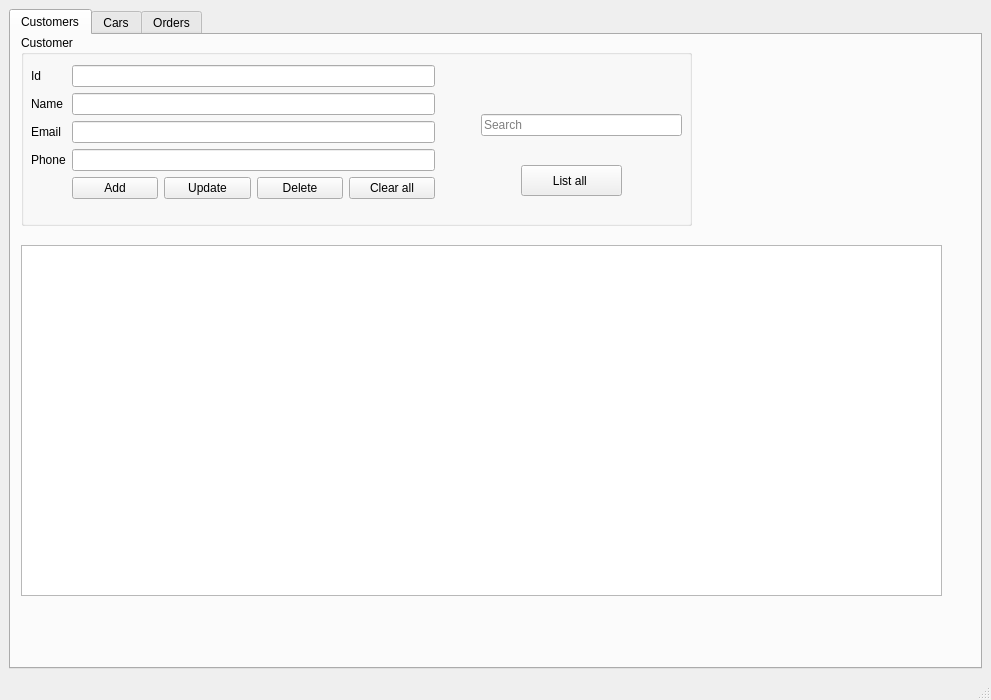
<?xml version="1.0" encoding="UTF-8"?>
<ui version="4.0">
 <class>MainWindow</class>
 <widget class="QMainWindow" name="MainWindow">
  <property name="geometry">
   <rect>
    <x>0</x>
    <y>0</y>
    <width>991</width>
    <height>700</height>
   </rect>
  </property>
  <property name="font">
   <font>
    <family>Arial</family>
   </font>
  </property>
  <property name="windowTitle">
   <string>MainWindow</string>
  </property>
  <widget class="QWidget" name="centralwidget">
   <layout class="QVBoxLayout" name="verticalLayout">
    <item>
     <widget class="QTabWidget" name="tabWidget">
      <property name="currentIndex">
       <number>0</number>
      </property>
      <widget class="QWidget" name="tab_customers">
       <attribute name="title">
        <string>Customers</string>
       </attribute>
       <widget class="QTableView" name="tableView_customer">
        <property name="geometry">
         <rect>
          <x>10</x>
          <y>210</y>
          <width>921</width>
          <height>351</height>
         </rect>
        </property>
        <property name="editTriggers">
         <set>QAbstractItemView::AllEditTriggers</set>
        </property>
        <property name="selectionBehavior">
         <enum>QAbstractItemView::SelectRows</enum>
        </property>
       </widget>
       <widget class="QGroupBox" name="groupBox">
        <property name="geometry">
         <rect>
          <x>10</x>
          <y>0</y>
          <width>671</width>
          <height>191</height>
         </rect>
        </property>
        <property name="title">
         <string>Customer</string>
        </property>
        <widget class="QWidget" name="formLayoutWidget">
         <property name="geometry">
          <rect>
           <x>10</x>
           <y>30</y>
           <width>404</width>
           <height>158</height>
          </rect>
         </property>
         <layout class="QFormLayout" name="formLayout">
          <item row="1" column="0">
           <widget class="QLabel" name="Label_customer_name">
            <property name="text">
             <string>Name</string>
            </property>
           </widget>
          </item>
          <item row="1" column="1">
           <widget class="QLineEdit" name="LineEdit_customer_name"/>
          </item>
          <item row="2" column="0">
           <widget class="QLabel" name="Label_customer_email">
            <property name="text">
             <string>Email</string>
            </property>
           </widget>
          </item>
          <item row="2" column="1">
           <widget class="QLineEdit" name="LineEdit_customer_email"/>
          </item>
          <item row="3" column="0">
           <widget class="QLabel" name="Label_customer_phone">
            <property name="text">
             <string>Phone</string>
            </property>
           </widget>
          </item>
          <item row="3" column="1">
           <widget class="QLineEdit" name="LineEdit_customer_phone"/>
          </item>
          <item row="4" column="1">
           <layout class="QHBoxLayout" name="horizontalLayout_5">
            <item>
             <widget class="QPushButton" name="pushButton_customer_add">
              <property name="text">
               <string>Add</string>
              </property>
             </widget>
            </item>
            <item>
             <widget class="QPushButton" name="pushButton_customer_update">
              <property name="text">
               <string>Update</string>
              </property>
             </widget>
            </item>
            <item>
             <widget class="QPushButton" name="pushButton_customer_delete">
              <property name="text">
               <string>Delete</string>
              </property>
             </widget>
            </item>
            <item>
             <widget class="QPushButton" name="pushButton_customer_clear">
              <property name="text">
               <string>Clear all</string>
              </property>
             </widget>
            </item>
           </layout>
          </item>
          <item row="0" column="1">
           <widget class="QLineEdit" name="LineEdit_customer_id">
            <property name="readOnly">
             <bool>true</bool>
            </property>
           </widget>
          </item>
          <item row="0" column="0">
           <widget class="QLabel" name="Label_customer_id">
            <property name="text">
             <string>Id</string>
            </property>
           </widget>
          </item>
         </layout>
        </widget>
        <widget class="QWidget" name="verticalLayoutWidget">
         <property name="geometry">
          <rect>
           <x>460</x>
           <y>30</y>
           <width>201</width>
           <height>41</height>
          </rect>
         </property>
         <layout class="QVBoxLayout" name="verticalLayout_2"/>
        </widget>
        <widget class="QWidget" name="verticalLayoutWidget_3">
         <property name="geometry">
          <rect>
           <x>460</x>
           <y>70</y>
           <width>201</width>
           <height>41</height>
          </rect>
         </property>
         <layout class="QVBoxLayout" name="verticalLayout_4">
          <item>
           <widget class="QLineEdit" name="lineEdit_customer_search">
            <property name="placeholderText">
             <string>Search</string>
            </property>
            <property name="clearButtonEnabled">
             <bool>true</bool>
            </property>
           </widget>
          </item>
         </layout>
        </widget>
        <widget class="QPushButton" name="pushButton_listAll">
         <property name="geometry">
          <rect>
           <x>500</x>
           <y>130</y>
           <width>101</width>
           <height>31</height>
          </rect>
         </property>
         <property name="text">
          <string>List all </string>
         </property>
        </widget>
       </widget>
      </widget>
      <widget class="QWidget" name="tab_cars">
       <attribute name="title">
        <string>Cars</string>
       </attribute>
       <widget class="QTableView" name="tableView_car">
        <property name="geometry">
         <rect>
          <x>10</x>
          <y>210</y>
          <width>921</width>
          <height>351</height>
         </rect>
        </property>
        <property name="editTriggers">
         <set>QAbstractItemView::AllEditTriggers</set>
        </property>
        <property name="selectionBehavior">
         <enum>QAbstractItemView::SelectRows</enum>
        </property>
       </widget>
       <widget class="QGroupBox" name="groupBox_2">
        <property name="geometry">
         <rect>
          <x>10</x>
          <y>0</y>
          <width>671</width>
          <height>191</height>
         </rect>
        </property>
        <property name="title">
         <string>Car</string>
        </property>
        <widget class="QWidget" name="formLayoutWidget_2">
         <property name="geometry">
          <rect>
           <x>10</x>
           <y>30</y>
           <width>404</width>
           <height>158</height>
          </rect>
         </property>
         <layout class="QFormLayout" name="formLayout_2">
          <item row="1" column="0">
           <widget class="QLabel" name="Label_car_brand">
            <property name="text">
             <string>Brand</string>
            </property>
           </widget>
          </item>
          <item row="1" column="1">
           <widget class="QLineEdit" name="LineEdit_car_brand"/>
          </item>
          <item row="2" column="0">
           <widget class="QLabel" name="Label_car_model">
            <property name="text">
             <string>Model</string>
            </property>
           </widget>
          </item>
          <item row="2" column="1">
           <widget class="QLineEdit" name="LineEdit_car_model"/>
          </item>
          <item row="3" column="0">
           <widget class="QLabel" name="Label_car_year">
            <property name="text">
             <string>Year</string>
            </property>
           </widget>
          </item>
          <item row="3" column="1">
           <widget class="QLineEdit" name="LineEdit_car_year"/>
          </item>
          <item row="4" column="1">
           <layout class="QHBoxLayout" name="horizontalLayout_6">
            <item>
             <widget class="QPushButton" name="pushButton_car_add">
              <property name="text">
               <string>Add</string>
              </property>
             </widget>
            </item>
            <item>
             <widget class="QPushButton" name="pushButton_car_update">
              <property name="text">
               <string>Update</string>
              </property>
             </widget>
            </item>
            <item>
             <widget class="QPushButton" name="pushButton_car_delete">
              <property name="text">
               <string>Delete</string>
              </property>
             </widget>
            </item>
            <item>
             <widget class="QPushButton" name="pushButton_car_clear">
              <property name="text">
               <string>Clear all</string>
              </property>
             </widget>
            </item>
           </layout>
          </item>
          <item row="0" column="1">
           <widget class="QLineEdit" name="LineEdit_car_reg_nr">
            <property name="readOnly">
             <bool>false</bool>
            </property>
           </widget>
          </item>
          <item row="0" column="0">
           <widget class="QLabel" name="Label_car_reg_nr">
            <property name="text">
             <string>Reg.nr</string>
            </property>
           </widget>
          </item>
         </layout>
        </widget>
        <widget class="QWidget" name="verticalLayoutWidget_7">
         <property name="geometry">
          <rect>
           <x>460</x>
           <y>30</y>
           <width>201</width>
           <height>41</height>
          </rect>
         </property>
         <layout class="QVBoxLayout" name="verticalLayout_8"/>
        </widget>
        <widget class="QWidget" name="verticalLayoutWidget_8">
         <property name="geometry">
          <rect>
           <x>460</x>
           <y>70</y>
           <width>201</width>
           <height>41</height>
          </rect>
         </property>
         <layout class="QVBoxLayout" name="verticalLayout_9">
          <item>
           <widget class="QLineEdit" name="lineEdit_car_search">
            <property name="placeholderText">
             <string>Search</string>
            </property>
            <property name="clearButtonEnabled">
             <bool>true</bool>
            </property>
           </widget>
          </item>
         </layout>
        </widget>
        <widget class="QPushButton" name="pushButton_car_listAll">
         <property name="geometry">
          <rect>
           <x>500</x>
           <y>130</y>
           <width>101</width>
           <height>31</height>
          </rect>
         </property>
         <property name="text">
          <string>List all </string>
         </property>
        </widget>
       </widget>
      </widget>
      <widget class="QWidget" name="tab_orders">
       <attribute name="title">
        <string>Orders</string>
       </attribute>
       <widget class="QWidget" name="verticalLayoutWidget_5">
        <property name="geometry">
         <rect>
          <x>260</x>
          <y>40</y>
          <width>201</width>
          <height>41</height>
         </rect>
        </property>
        <layout class="QVBoxLayout" name="verticalLayout_6">
         <item>
          <widget class="QLineEdit" name="lineEdit_orders_search">
           <property name="placeholderText">
            <string>Search</string>
           </property>
           <property name="clearButtonEnabled">
            <bool>true</bool>
           </property>
          </widget>
         </item>
        </layout>
       </widget>
       <widget class="QWidget" name="verticalLayoutWidget_6">
        <property name="geometry">
         <rect>
          <x>260</x>
          <y>0</y>
          <width>201</width>
          <height>41</height>
         </rect>
        </property>
        <layout class="QVBoxLayout" name="verticalLayout_7">
         <item>
          <widget class="QPushButton" name="pushButton_addOrder">
           <property name="text">
            <string>Add order</string>
           </property>
          </widget>
         </item>
        </layout>
       </widget>
      </widget>
     </widget>
    </item>
   </layout>
  </widget>
  <widget class="QMenuBar" name="menubar">
   <property name="geometry">
    <rect>
     <x>0</x>
     <y>0</y>
     <width>991</width>
     <height>16</height>
    </rect>
   </property>
  </widget>
  <widget class="QStatusBar" name="statusbar"/>
 </widget>
 <resources/>
 <connections>
  <connection>
   <sender>pushButton_customer_clear</sender>
   <signal>clicked()</signal>
   <receiver>LineEdit_customer_phone</receiver>
   <slot>clear()</slot>
   <hints>
    <hint type="sourcelabel">
     <x>436</x>
     <y>224</y>
    </hint>
    <hint type="destinationlabel">
     <x>314</x>
     <y>185</y>
    </hint>
   </hints>
  </connection>
  <connection>
   <sender>pushButton_customer_clear</sender>
   <signal>clicked()</signal>
   <receiver>LineEdit_customer_email</receiver>
   <slot>clear()</slot>
   <hints>
    <hint type="sourcelabel">
     <x>436</x>
     <y>225</y>
    </hint>
    <hint type="destinationlabel">
     <x>323</x>
     <y>159</y>
    </hint>
   </hints>
  </connection>
  <connection>
   <sender>pushButton_customer_clear</sender>
   <signal>clicked()</signal>
   <receiver>LineEdit_customer_name</receiver>
   <slot>clear()</slot>
   <hints>
    <hint type="sourcelabel">
     <x>436</x>
     <y>231</y>
    </hint>
    <hint type="destinationlabel">
     <x>297</x>
     <y>124</y>
    </hint>
   </hints>
  </connection>
  <connection>
   <sender>pushButton_customer_clear</sender>
   <signal>clicked()</signal>
   <receiver>LineEdit_customer_id</receiver>
   <slot>clear()</slot>
   <hints>
    <hint type="sourcelabel">
     <x>430</x>
     <y>228</y>
    </hint>
    <hint type="destinationlabel">
     <x>423</x>
     <y>97</y>
    </hint>
   </hints>
  </connection>
  <connection>
   <sender>pushButton_customer_clear</sender>
   <signal>clicked()</signal>
   <receiver>lineEdit_customer_search</receiver>
   <slot>clear()</slot>
   <hints>
    <hint type="sourcelabel">
     <x>373</x>
     <y>218</y>
    </hint>
    <hint type="destinationlabel">
     <x>506</x>
     <y>154</y>
    </hint>
   </hints>
  </connection>
  <connection>
   <sender>pushButton_car_clear</sender>
   <signal>clicked()</signal>
   <receiver>LineEdit_car_year</receiver>
   <slot>clear()</slot>
   <hints>
    <hint type="sourcelabel">
     <x>411</x>
     <y>225</y>
    </hint>
    <hint type="destinationlabel">
     <x>364</x>
     <y>190</y>
    </hint>
   </hints>
  </connection>
  <connection>
   <sender>pushButton_car_clear</sender>
   <signal>clicked()</signal>
   <receiver>LineEdit_car_model</receiver>
   <slot>clear()</slot>
   <hints>
    <hint type="sourcelabel">
     <x>389</x>
     <y>220</y>
    </hint>
    <hint type="destinationlabel">
     <x>376</x>
     <y>160</y>
    </hint>
   </hints>
  </connection>
  <connection>
   <sender>pushButton_car_clear</sender>
   <signal>clicked()</signal>
   <receiver>LineEdit_car_brand</receiver>
   <slot>clear()</slot>
   <hints>
    <hint type="sourcelabel">
     <x>396</x>
     <y>217</y>
    </hint>
    <hint type="destinationlabel">
     <x>390</x>
     <y>132</y>
    </hint>
   </hints>
  </connection>
  <connection>
   <sender>pushButton_car_clear</sender>
   <signal>clicked()</signal>
   <receiver>LineEdit_car_reg_nr</receiver>
   <slot>clear()</slot>
   <hints>
    <hint type="sourcelabel">
     <x>404</x>
     <y>216</y>
    </hint>
    <hint type="destinationlabel">
     <x>402</x>
     <y>106</y>
    </hint>
   </hints>
  </connection>
  <connection>
   <sender>pushButton_car_clear</sender>
   <signal>clicked()</signal>
   <receiver>lineEdit_car_search</receiver>
   <slot>clear()</slot>
   <hints>
    <hint type="sourcelabel">
     <x>431</x>
     <y>223</y>
    </hint>
    <hint type="destinationlabel">
     <x>501</x>
     <y>149</y>
    </hint>
   </hints>
  </connection>
 </connections>
</ui>
